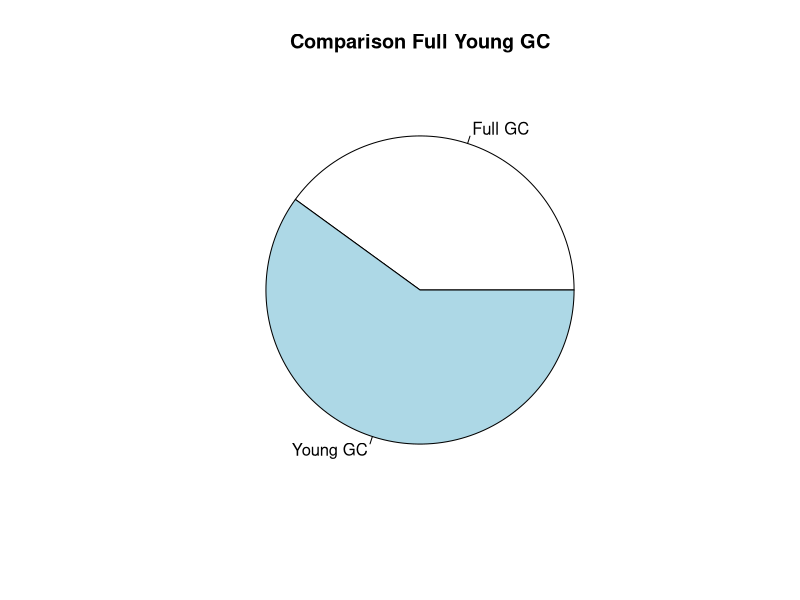
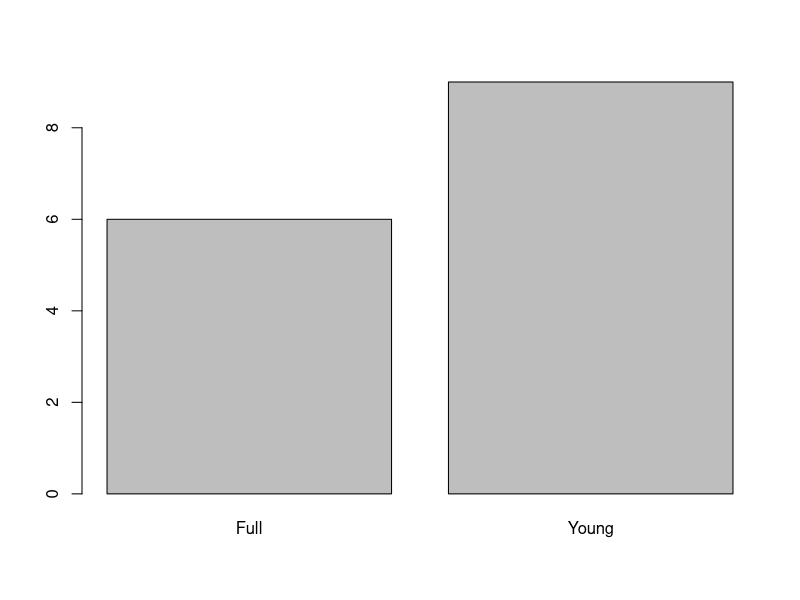

Here is the R script that generated these plots, in order:
GCType <- c("Full", "Young", "Full", "Full","Young",
            "Young","Young", "Full", "Young", "Young",
            "Full","Young","Young","Young","Full")

#Simple analysis data
table(GCType)

#############
#Pie diagrams
#############
#Simple pie diagram
lbls <- c("Full GC", "Young GC")
pie(table(GCType), labels = lbls, main="Comparison Full Young GC")


barplot(table(GCType))
